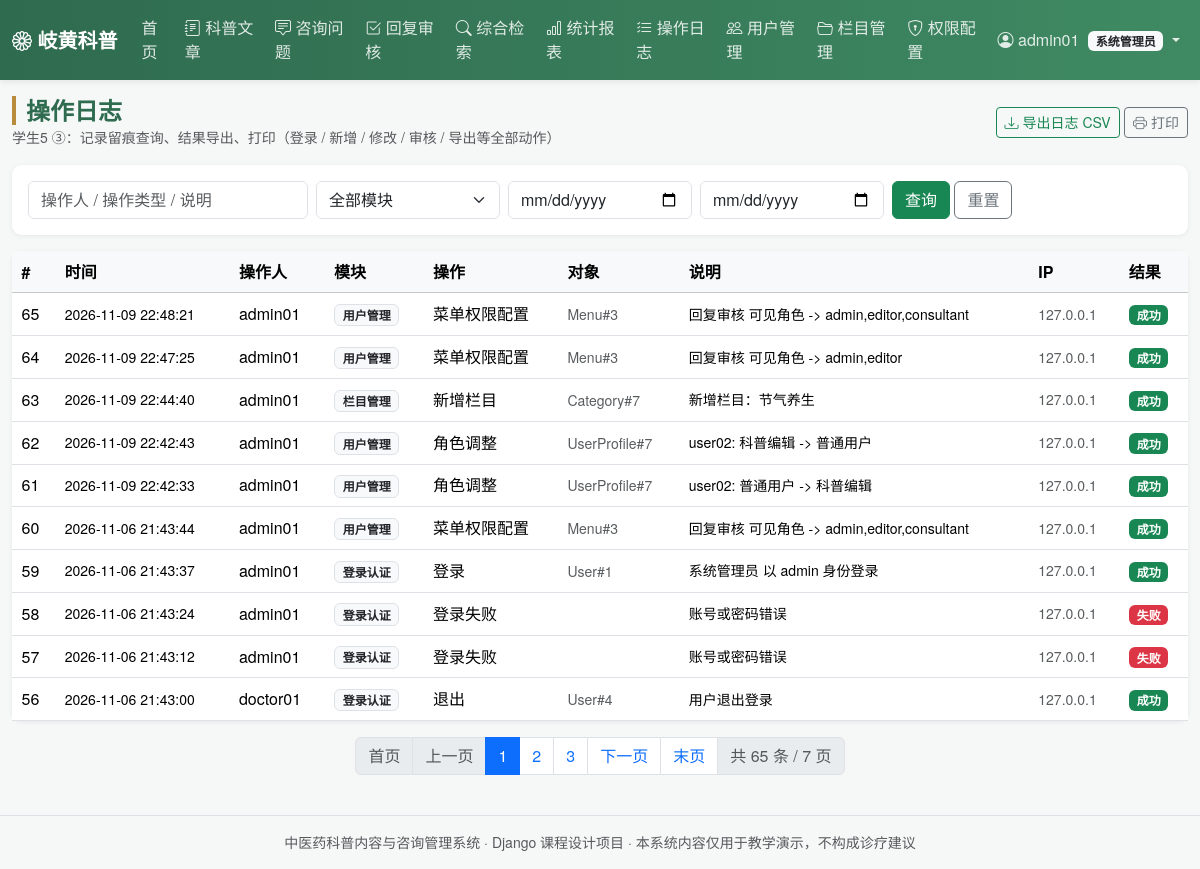
/stat/log/ (signed in), run on the app's committed database.
### main_app/models.py (models this page shows, shortened)
class Menu(models.Model):
    name = models.CharField('菜单名称', max_length=50)
    code = models.CharField('权限编码', max_length=50, unique=True,
                            help_text='与装饰器 module_required 使用的编码一致')
    url_name = models.CharField('对应路由名', max_length=100, blank=True)
    icon = models.CharField('图标类名', max_length=50, blank=True, default='bi-grid')
    roles = models.CharField('可见角色', max_length=100, default='admin,editor,consultant,user',
                             help_text='逗号分隔：admin,editor,consultant,user')
    order = models.IntegerField('排序', default=0)
    is_active = models.BooleanField('启用', default=True)
    class Meta:
        verbose_name = '菜单权限'
        verbose_name_plural = '菜单权限'
        ordering = ['order', 'id']
    @property
    def role_list(self):
        return [r.strip() for r in self.roles.split(',') if r.strip()]
    def visible_to(self, role):
        return self.is_active and role in self.role_list

class OperationLog(models.Model):
    MODULE_CHOICES = (
        ('auth', '登录认证'),
        ('user', '用户管理'),
        ('category', '栏目管理'),
        ('article', '科普文章'),
        ('consult', '咨询问题'),
        ('reply', '回复审核'),
        ('stat', '统计检索'),
    )
    user = models.ForeignKey(User, on_delete=models.SET_NULL, null=True, blank=True,
                             related_name='operation_logs', verbose_name='操作人')
    username = models.CharField('操作人账号', max_length=150, blank=True)
    module = models.CharField('业务模块', max_length=20, choices=MODULE_CHOICES, default='article')
    action = models.CharField('操作类型', max_length=30)
    object_type = models.CharField('业务对象', max_length=50, blank=True)
    object_id = models.CharField('对象编号', max_length=50, blank=True)
    detail = models.CharField('操作说明', max_length=300, blank=True)
    ip = models.CharField('IP 地址', max_length=50, blank=True)
    result = models.CharField('结果', max_length=10, default='success',
                              choices=(('success', '成功'), ('fail', '失败')))
    created_at = models.DateTimeField('操作时间', auto_now_add=True, db_index=True)
    class Meta:
        verbose_name = '操作日志'
        verbose_name_plural = '操作日志'
        ordering = ['-created_at']
        indexes = [models.Index(fields=['module', 'created_at'])]

### main_app/views.py (the view)
# urls.py: path('stat/log/', views.log_list, name='log_list'),
@login_required
@role_required('admin', 'editor')
def log_list(request):
    qs = OperationLog.objects.select_related('user')
    kw = request.GET.get('kw', '').strip()
    module = request.GET.get('module', '')
    start = request.GET.get('start', '')
    end = request.GET.get('end', '')
    if kw:
        qs = qs.filter(Q(username__icontains=kw) | Q(action__icontains=kw)
                       | Q(detail__icontains=kw))
    if module:
        qs = qs.filter(module=module)
    if start:
        qs = qs.filter(created_at__date__gte=start)
    if end:
        qs = qs.filter(created_at__date__lte=end)
    return render(request, 'stat/log_list.html', {
        'page_obj': paginate(request, qs), 'kw': kw, 'module': module,
        'start': start, 'end': end, 'modules': OperationLog.MODULE_CHOICES,
        'qs': querystring(request),
    })

### main_app/context_processors.py (called while the page is built)
def menu_permissions(request):
    user = getattr(request, 'user', None)
    role = 'anonymous'
    profile = None
    if user and user.is_authenticated:
        if user.is_superuser:
            role = 'admin'
        else:
            profile = getattr(user, 'profile', None)
            role = profile.role if profile else 'user'
    menus = [m for m in Menu.objects.filter(is_active=True) if m.visible_to(role)]
    return {
        'nav_menus': menus,
        'current_role': role,
        'current_role_label': ROLE_LABELS.get(role, role),
        'profile': profile,
    }

### main_app/permissions.py (called while the page is built, shortened)
def role_of(user):
    if not user.is_authenticated:
        return 'anonymous'
    if user.is_superuser:
        return 'admin'
    p = get_profile(user)
    return p.role if p else 'user'

def role_required(*roles):
    def decorator(view_func):
        @login_required
        @wraps(view_func)
        def _wrapped(request, *args, **kwargs):
            if role_of(request.user) in roles:
                return view_func(request, *args, **kwargs)
        return _wrapped
    return decorator

### main_app/views.py (called while the page is built)
def paginate(request, queryset, size=PAGE_SIZE):
    paginator = Paginator(queryset, size)
    return paginator.get_page(request.GET.get('page'))

def querystring(request, **kwargs):
    params = request.GET.copy()
    params.pop('page', None)
    for k, v in kwargs.items():
        params[k] = v
    return params.urlencode()

### templates/stat/log_list.html (shortened to what this page needs)
{% extends 'base.html' %}
{% block page_title %}操作日志{% endblock %}
{% block page_desc %}学生5 ③：记录留痕查询、结果导出、打印（登录 / 新增 / 修改 / 审核 / 导出等全部动作）{% endblock %}
{% block page_actions %}
    <a class="btn btn-outline-success btn-sm" href="{% url 'main_app:export_csv' %}?target=log">
        <i class="bi bi-download"></i> 导出日志 CSV
    </a>
    <a class="btn btn-outline-secondary btn-sm" target="_blank" href="{% url 'main_app:print_view' 'log' %}">
        <i class="bi bi-printer"></i> 打印
    </a>
{% endblock %}
{% block content %}
<div class="card mb-3">
    <div class="card-body">
        <form class="row g-2" method="get">
            <div class="col-md-3">
                <input class="form-control" name="kw" value="{{ kw }}" placeholder="操作人 / 操作类型 / 说明">
            </div>
            <div class="col-md-2">
                <select class="form-select" name="module">
                    <option value="">全部模块</option>
                </select>
            </div>
            <div class="col-md-2"><input type="date" class="form-control" name="start" value="{{ start }}"></div>
            <div class="col-md-2"><input type="date" class="form-control" name="end" value="{{ end }}"></div>
            <div class="col-md-2">
                <button class="btn btn-success">查询</button>
                <a class="btn btn-outline-secondary" href="{% url 'main_app:log_list' %}">重置</a>
            </div>
        </form>
    </div>
</div>
<div class="card">
    <div class="table-responsive">
        <table class="table table-sm table-hover align-middle mb-0">
            <thead class="table-light">
            <tr><th>#</th><th>时间</th><th>操作人</th><th>模块</th><th>操作</th><th>对象</th>
                <th>说明</th><th>IP</th><th>结果</th></tr>
            </thead>
            <tbody>
            {% for l in page_obj %}
                <tr>
                    <td>{{ l.pk }}</td>
                    <td class="text-nowrap small">{{ l.created_at|date:'Y-m-d H:i:s' }}</td>
                    <td>{{ l.username|default:'匿名' }}</td>
                    <td><span class="badge bg-light text-dark border">{{ l.get_module_display }}</span></td>
                    <td>{{ l.action }}</td>
                    <td><small class="text-muted">{{ l.object_type }}{% if l.object_id %}#{{ l.object_id }}{% endif %}</small></td>
                    <td class="small">{{ l.detail }}</td>
                    <td class="small text-muted">{{ l.ip }}</td>
                    <td>
                        {% if l.result == 'success' %}<span class="badge bg-success">成功</span>
                        {% else %}<span class="badge bg-danger">失败</span>{% endif %}
                    </td>
                </tr>
            {% empty %}
                <tr><td colspan="9" class="text-center text-muted py-4">暂无日志</td></tr>
            {% endfor %}
            </tbody>
        </table>
    </div>
</div>
{% include 'includes/pager.html' %}
{% endblock %}

### templates/base.html (shortened to what this page needs)
{% load static %}<!DOCTYPE html>
<html lang="zh-CN">
<head>
    <link href="https://cdn.jsdelivr.net/npm/bootstrap@5.3.3/dist/css/bootstrap.min.css" rel="stylesheet">
    <link href="https://cdn.jsdelivr.net/npm/bootstrap-icons@1.11.3/font/bootstrap-icons.css" rel="stylesheet">
    <link href="{% static 'css/style.css' %}" rel="stylesheet">
</head>
<body>
<nav class="navbar navbar-expand-lg navbar-dark tcm-navbar sticky-top">
    <div class="container-fluid">
        <a class="navbar-brand fw-bold" href="{% url 'main_app:index' %}">
            <i class="bi bi-flower1"></i> 岐黄科普
        </a>
        <div class="collapse navbar-collapse" id="navMenu">
            <ul class="navbar-nav me-auto">
                <li class="nav-item">
                    <a class="nav-link {% if request.resolver_match.url_name == 'index' %}active{% endif %}"
                       href="{% url 'main_app:index' %}">首页</a>
                </li>
                {% for m in nav_menus %}
                    <li class="nav-item">
                        <a class="nav-link" href="{% if m.url_name %}{% url m.url_name %}{% else %}#{% endif %}">
                            <i class="bi {{ m.icon|default:'bi-grid' }}"></i> {{ m.name }}
                        </a>
                    </li>
                {% endfor %}
            </ul>
            <ul class="navbar-nav">
                {% if user.is_authenticated %}
                    <li class="nav-item dropdown">
                        <a class="nav-link dropdown-toggle" href="#" data-bs-toggle="dropdown">
                            <i class="bi bi-person-circle"></i>
                            {% if profile %}{{ profile.display_name }}{% else %}{{ user.username }}{% endif %}
                            <span class="badge bg-light text-dark ms-1">{{ current_role_label }}</span>
                        </a>
                    </li>
                {% else %}
                    <li class="nav-item"><a class="nav-link" href="{% url 'main_app:login' %}">登录</a></li>
                    <li class="nav-item"><a class="btn btn-sm btn-light ms-2 mt-1" href="{% url 'main_app:register' %}">注册</a></li>
                {% endif %}
            </ul>
        </div>
    </div>
</nav>
<div class="container-fluid py-3">
    <div class="d-flex justify-content-between align-items-center mb-3">
        <div>
            <h4 class="mb-0 page-title">{% block page_title %}{% endblock %}</h4>
            <small class="text-muted">{% block page_desc %}{% endblock %}</small>
        </div>
        <div>{% block page_actions %}{% endblock %}</div>
    </div>
    {% block content %}{% endblock %}
</div>
<footer class="text-center text-muted py-3 small border-top mt-4">
    中医药科普内容与咨询管理系统 · Django 课程设计项目 · 本系统内容仅用于教学演示，不构成诊疗建议
</footer>
</body>
</html>

### static/css/style.css (style rules this page uses)
:root { --tcm-green: #2f6b4f; --tcm-green-light: #e8f3ee; --tcm-gold: #b98b3c; }
body { background: #f6f8f7; font-family: "Microsoft YaHei", "PingFang SC", "Helvetica Neue", sans-serif; color: #24312b; }
.tcm-navbar { background: linear-gradient(90deg, var(--tcm-green), #3f8a63); box-shadow: 0 2px 6px rgba(0, 0, 0, .08); }
.tcm-navbar .nav-link { color: rgba(255, 255, 255, .85); }
.page-title { font-weight: 700; color: var(--tcm-green); border-left: 4px solid var(--tcm-gold); padding-left: 10px; }
.card { border: none; box-shadow: 0 1px 4px rgba(20, 40, 30, .08); border-radius: .6rem; }
.table > :not(caption) > * > * { padding: .55rem .6rem; }

### data on the page
Menu: name "科普文章"
Menu: name "咨询问题"
Menu: name "回复审核"
Menu: name "综合检索"
Menu: name "统计报表"
Menu: name "操作日志"
Menu: name "用户管理"
Menu: name "栏目管理"
Menu: name "权限配置"
OperationLog: pk "65", created_at "2026-11-09 22:48:21", username "admin01", module "用户管理", action "菜单权限配置", object_type "Menu", object_id "3", detail "回复审核 可见角色 -> admin,editor,consultant", ip "127.0.0.1", result "成功"
OperationLog: pk "64", created_at "2026-11-09 22:47:25", username "admin01", module "用户管理", action "菜单权限配置", object_type "Menu", object_id "3", detail "回复审核 可见角色 -> admin,editor", ip "127.0.0.1", result "成功"
OperationLog: pk "63", created_at "2026-11-09 22:44:40", username "admin01", module "栏目管理", action "新增栏目", object_type "Category", object_id "7", detail "新增栏目：节气养生", ip "127.0.0.1", result "成功"
OperationLog: pk "62", created_at "2026-11-09 22:42:43", username "admin01", module "用户管理", action "角色调整", object_type "UserProfile", object_id "7", detail "user02: 科普编辑 -> 普通用户", ip "127.0.0.1", result "成功"
OperationLog: pk "61", created_at "2026-11-09 22:42:33", username "admin01", module "用户管理", action "角色调整", object_type "UserProfile", object_id "7", detail "user02: 普通用户 -> 科普编辑", ip "127.0.0.1", result "成功"
OperationLog: pk "60", created_at "2026-11-06 21:43:44", username "admin01", module "用户管理", action "菜单权限配置", object_type "Menu", object_id "3", detail "回复审核 可见角色 -> admin,editor,consultant", ip "127.0.0.1", result "成功"
OperationLog: pk "59", created_at "2026-11-06 21:43:37", username "admin01", module "登录认证", action "登录", object_type "User", object_id "1", detail "系统管理员 以 admin 身份登录", ip "127.0.0.1", result "成功"
OperationLog: pk "58", created_at "2026-11-06 21:43:24", username "admin01", module "登录认证", action "登录失败", detail "账号或密码错误", ip "127.0.0.1", result "失败"
OperationLog: pk "57", created_at "2026-11-06 21:43:12", username "admin01", module "登录认证", action "登录失败", detail "账号或密码错误", ip "127.0.0.1", result "失败"
OperationLog: pk "56", created_at "2026-11-06 21:43:00", username "doctor01", module "登录认证", action "退出", object_type "User", object_id "4", detail "用户退出登录", ip "127.0.0.1", result "成功"

### other printed values
{{ user.username }} "admin01"
{{ current_role_label }} "系统管理员"
{{ num }} "1" "2" "3"
{{ page_obj.paginator.count }} "65"
{{ page_obj.paginator.num_pages }} "7"
